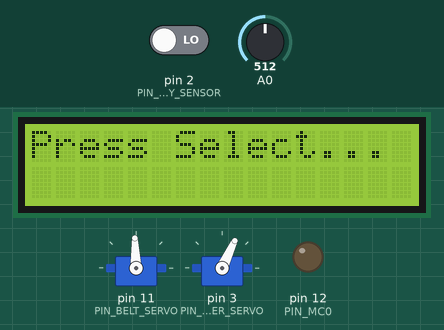
Simulated run of this sketch. Board: Arduino Uno, built with avr-gcc and run on an emulated ATmega328P. Parts: 16×2 character LCD, 2 × servo, output pins drawn as LEDs (lit = HIGH). The test bench sets the inputs (shaded band); at power-on: A0 = 512, pin 2 (PIN_TRAY_SENSOR) LOW.

Above: at 1.2 s.
1.3 s: A0 set to 586
2.8 s: A0 set to 609
At 2.93 s:
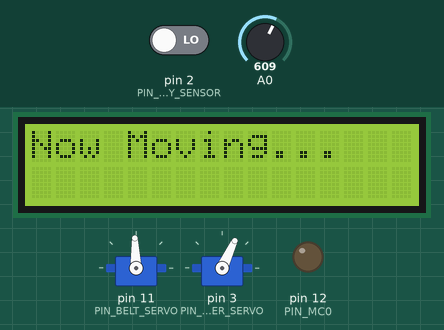
At 4.9 s:
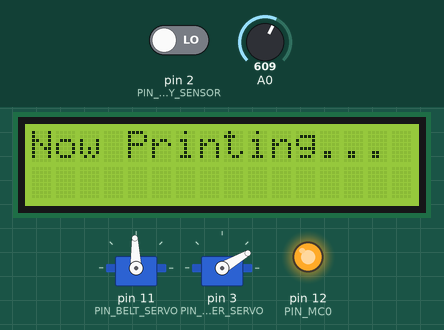
Timing chart, 0 to 24.4 s (numbered marks = the images above; inputs shaded):
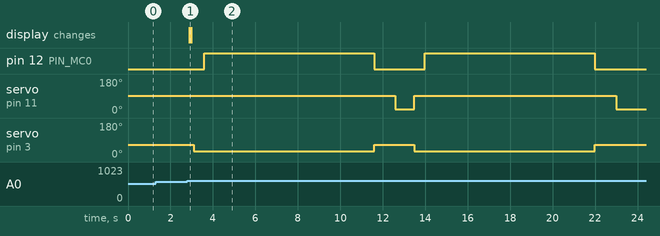

The sketch:

lab8.ino
```cpp
#include <Servo.h>
#include <LiquidCrystal.h>

LiquidCrystal lcd(8, 13, 9, 4, 5, 6, 7);


/*--- timing constants ---*/
const float BELT_CM_SEC = 8.33;   //8.33cm/sec

const int TIME_BETWEEN_LIFTER_AND_EXTRUDER_MS = 500;
const int TIME_EXTRUDE_COOKIE_MS = 8000;
const int TIME_LIFTER_SETTLE_MS =  1000;
const int TIME_BELT_BETWEEN_COOKIES_MS = 900;
/*--- timing constants ---*/

/*--- variables used for keypresses ---*/
const int KEY_SELECT = 4;
const int KEY_LEFT = 3;
const int KEY_DOWN = 2;
const int KEY_UP = 1;
const int KEY_RIGHT = 0;
const int KEY_NONE = -1;
const int NUM_KEYS = 5;

int adc_key_val[NUM_KEYS] = {50, 200, 400, 600, 800 };
int adc_key_in;
int key = KEY_NONE;
int oldkey = KEY_NONE;
/*--- variables used for keypresses ---*/


/*--- outputs for h bridge controller ---*/
const int PIN_MC0=12;
const int PIN_MC1=13;
/*--- outputs for h bridge controller ---*/

/*--- variables for optical sensor ---*/
const int PIN_TRAY_SENSOR = 2;
/*--- variables for optical sensor ---*/


/*-- Servo motor variables --*/
const int BELT_FORWARD = 20;
const int BELT_BACKWARD = 160;
const int BELT_STOP = 92;
int beltPosition;

const int LIFTER_UP=65;
const int LIFTER_DOWN=30;
int lifterPosition;

const int PIN_BELT_SERVO = 11;
const int PIN_LIFTER_SERVO = 3;
Servo beltServo;
Servo lifterServo;
/*-- Servo motor variables --*/

/*--- State machine variables ---*/
const int STATE_WAIT_INPUT = 0;
const int STATE_MOVE_EXTRUDER = 1;
const int STATE_PRINT_COOKIES = 2;
const int STATE_FINISH = 3;

int currentState;
/*--- State machine variables ---*/


/*--- extruder motor functions ---*/
void pushExtruder()
{
 digitalWrite(PIN_MC0,HIGH);
 digitalWrite(PIN_MC1,LOW);
}

void pullExtruder()
{
 digitalWrite(PIN_MC1,HIGH);
 digitalWrite(PIN_MC0,LOW);
}

void stopExtruder()
{
 digitalWrite(PIN_MC0,LOW);
 digitalWrite(PIN_MC1,LOW);
}

/*--- extruder motor functions ---*/


void setup()
{
  currentState = STATE_WAIT_INPUT;

  pinMode(PIN_TRAY_SENSOR,INPUT);
  pinMode(PIN_MC0,OUTPUT);
  pinMode(PIN_MC1,OUTPUT);

  lcd.clear();
  lcd.begin(16, 2);
  lcd.clear();
  lcd.print("Press Select...");

  beltServo.attach(PIN_BELT_SERVO);
  beltPosition = BELT_STOP;

  lifterServo.attach(PIN_LIFTER_SERVO);
  lifterPosition = LIFTER_UP;

  stopExtruder();
}

void loop()
{
  adc_key_in = analogRead(0);      // read the value from the sensor
  key = get_key(adc_key_in);
  if (key==KEY_UP)
  {
    pullExtruder();
    while (key == KEY_UP)
    {
      adc_key_in = analogRead(0);      // read the value from the sensor
      key = get_key(adc_key_in);
    }
    stopExtruder();
  }
  else if (key == KEY_DOWN)
  {
    pushExtruder();
    while (key == KEY_DOWN)
    {
      adc_key_in = analogRead(0);      // read the value from the sensor
      key = get_key(adc_key_in);
    }
    stopExtruder();
  }


  switch(currentState)
  {
   case STATE_WAIT_INPUT:
     adc_key_in = analogRead(0);      // read the value from the sensor
     key = get_key(adc_key_in);       // convert into key press
     if (key==KEY_SELECT)
     {
       currentState=STATE_MOVE_EXTRUDER;
       lcd.clear();
       lcd.print("Now Moving...");
     }
   break;
   case STATE_MOVE_EXTRUDER:
     beltPosition=BELT_FORWARD;
     if (digitalRead(PIN_TRAY_SENSOR)==LOW)
     {
       currentState=STATE_PRINT_COOKIES;
       beltPosition=BELT_STOP;
       lcd.clear();
       lcd.print("Now Printing...");
     }

   break;
   case STATE_PRINT_COOKIES:
     //scooch the belt forward a bit...

     //print 2 cookies
     for(int i = 0; i < 2; i++)
     {
       lifterServo.write(LIFTER_DOWN);
       delay(TIME_BETWEEN_LIFTER_AND_EXTRUDER_MS);
       pushExtruder();
       delay(TIME_EXTRUDE_COOKIE_MS);
       stopExtruder();
       lifterServo.write(LIFTER_UP);
       delay(TIME_LIFTER_SETTLE_MS);
       beltServo.write(BELT_FORWARD);
       delay(TIME_BELT_BETWEEN_COOKIES_MS);
       beltServo.write(BELT_STOP);
     }

     while (digitalRead(PIN_TRAY_SENSOR)!=HIGH)
     {
       beltServo.write(BELT_FORWARD);
     }
     currentState=STATE_FINISH;

   break;
   case STATE_FINISH:
     beltPosition=BELT_STOP;
     lcd.clear();
     lcd.print("Done!");
     delay(1000);
     currentState=STATE_WAIT_INPUT;
     lcd.clear();
     lcd.print("Press Select...");

   break;

  }
  beltServo.write(beltPosition);
  lifterServo.write(lifterPosition);
  delay(100);
}

// Convert ADC value to key number
int get_key(unsigned int input)
{
    int k;

    for (k = 0; k < NUM_KEYS; k++) {
      if (input < adc_key_val[k])
        return k;
    }

    if (k >= NUM_KEYS)             // No valid key pressed
      k = -1;

    return k;
}
```

Measured:
- the behaviour switches between 599 and 600 on A0 (found by bisection; images 0 and 1)
- after the input at 1.3 s, every drawn part: stays the same
- after the input at 2.8 s, pin 12 (PIN_MC0): alternates HIGH for 8.0 s and LOW for 2.4 s, starting after 0.79 s; servo on pin 11 (PIN_BELT_SERVO): 92° → 20° after 9.8 s, → 92° 0.90 s later, → 20° 9.5 s later; servo on pin 3 (PIN_LIFTER_SERVO): alternates 65° for 1.9 s and 30° for 8.5 s, starting after 0.29 s; the display: changes after 0.08 s (image 1)
